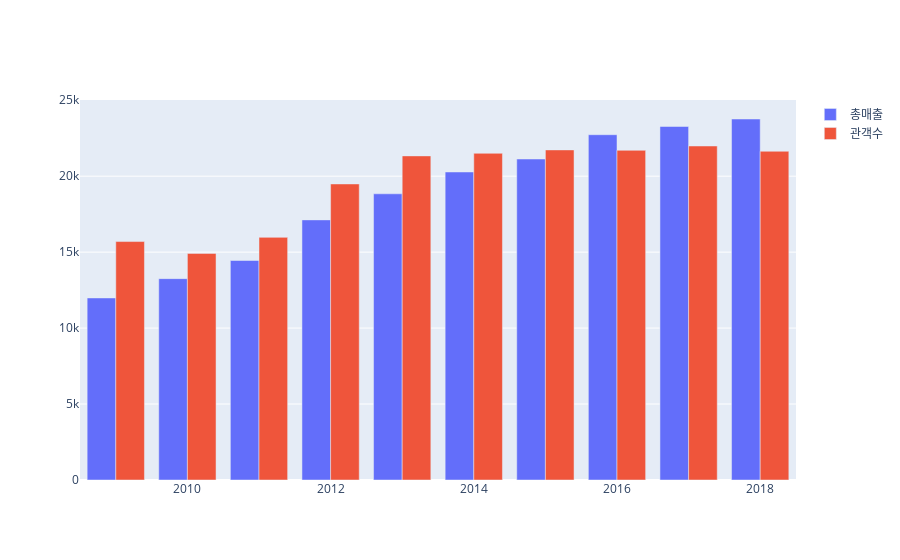

Notebook cell for this chart:
### Code cell
#1. 차트 짜기
# line_chart1 = plt.bar(df['관객수'], height= 24000)
# line_chart2 = plt.bar(df['총매출'], height=24000)

# df = df.reset_index()
# px.bar(df, x='index', y='관객수')

fig = go.Figure()

fig.add_trace( go.Bar(x=df['index'], y=df['총매출'], name='총매출')  )
fig.add_trace( go.Bar(x=df['index'], y=df['관객수'], name= '관객수') )

### Figure 1 — Plotly figure (JSON) as saved in the notebook; plotly's stock layout.template omitted (floating-point values rounded to 4 significant figures)
{"data": [{"name": "총매출", "type": "bar", "x": [2009, 2010, 2011, 2012, 2013, 2014, 2015, 2016, 2017, 2018], "y": [11984, 13255, 14449, 17123, 18840, 20276, 21131, 22730, 23271, 23764]}, {"name": "관객수", "type": "bar", "x": [2009, 2010, 2011, 2012, 2013, 2014, 2015, 2016, 2017, 2018], "y": [15696, 14918, 15972, 19489, 21335, 21506, 21729, 21702, 21987, 21639]}], "layout": {}}
